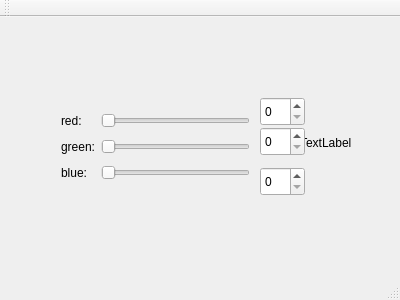
<?xml version="1.0" encoding="UTF-8"?>
<ui version="4.0">
 <class>MainWindow</class>
 <widget class="QMainWindow" name="MainWindow">
  <property name="geometry">
   <rect>
    <x>0</x>
    <y>0</y>
    <width>400</width>
    <height>300</height>
   </rect>
  </property>
  <property name="windowTitle">
   <string>MainWindow</string>
  </property>
  <widget class="QWidget" name="centralWidget">
   <widget class="QWidget" name="gridLayoutWidget">
    <property name="geometry">
     <rect>
      <x>50</x>
      <y>80</y>
      <width>211</width>
      <height>101</height>
     </rect>
    </property>
    <layout class="QGridLayout" name="gridLayout">
     <item row="1" column="1">
      <widget class="QSlider" name="horizontalSliderRed">
       <property name="orientation">
        <enum>Qt::Horizontal</enum>
       </property>
      </widget>
     </item>
     <item row="3" column="0">
      <widget class="QLabel" name="labelBlue">
       <property name="text">
        <string>blue:</string>
       </property>
      </widget>
     </item>
     <item row="1" column="0">
      <widget class="QLabel" name="labelRed">
       <property name="text">
        <string>red:</string>
       </property>
      </widget>
     </item>
     <item row="3" column="1">
      <widget class="QSlider" name="horizontalSliderBlue">
       <property name="orientation">
        <enum>Qt::Horizontal</enum>
       </property>
      </widget>
     </item>
     <item row="2" column="1">
      <widget class="QSlider" name="horizontalSliderGreen">
       <property name="orientation">
        <enum>Qt::Horizontal</enum>
       </property>
      </widget>
     </item>
     <item row="2" column="0">
      <widget class="QLabel" name="labelGreen">
       <property name="text">
        <string>green:</string>
       </property>
      </widget>
     </item>
    </layout>
   </widget>
   <widget class="QLabel" name="colorLabel">
    <property name="geometry">
     <rect>
      <x>300</x>
      <y>100</y>
      <width>62</width>
      <height>51</height>
     </rect>
    </property>
    <property name="text">
     <string>TextLabel</string>
    </property>
   </widget>
   <widget class="QSpinBox" name="spinBoxRed">
    <property name="geometry">
     <rect>
      <x>260</x>
      <y>80</y>
      <width>45</width>
      <height>29</height>
     </rect>
    </property>
   </widget>
   <widget class="QSpinBox" name="spinBoxGreen">
    <property name="geometry">
     <rect>
      <x>260</x>
      <y>110</y>
      <width>45</width>
      <height>29</height>
     </rect>
    </property>
   </widget>
   <widget class="QSpinBox" name="spinBoxBlue">
    <property name="geometry">
     <rect>
      <x>260</x>
      <y>150</y>
      <width>45</width>
      <height>29</height>
     </rect>
    </property>
   </widget>
  </widget>
  <widget class="QMenuBar" name="menuBar">
   <property name="geometry">
    <rect>
     <x>0</x>
     <y>0</y>
     <width>400</width>
     <height>25</height>
    </rect>
   </property>
  </widget>
  <widget class="QToolBar" name="mainToolBar">
   <attribute name="toolBarArea">
    <enum>TopToolBarArea</enum>
   </attribute>
   <attribute name="toolBarBreak">
    <bool>false</bool>
   </attribute>
  </widget>
  <widget class="QStatusBar" name="statusBar"/>
 </widget>
 <layoutdefault spacing="6" margin="11"/>
 <resources/>
 <connections>
  <connection>
   <sender>horizontalSliderRed</sender>
   <signal>valueChanged(int)</signal>
   <receiver>spinBoxRed</receiver>
   <slot>setValue(int)</slot>
   <hints>
    <hint type="sourcelabel">
     <x>248</x>
     <y>142</y>
    </hint>
    <hint type="destinationlabel">
     <x>282</x>
     <y>145</y>
    </hint>
   </hints>
  </connection>
  <connection>
   <sender>horizontalSliderGreen</sender>
   <signal>valueChanged(int)</signal>
   <receiver>spinBoxGreen</receiver>
   <slot>setValue(int)</slot>
   <hints>
    <hint type="sourcelabel">
     <x>208</x>
     <y>165</y>
    </hint>
    <hint type="destinationlabel">
     <x>280</x>
     <y>175</y>
    </hint>
   </hints>
  </connection>
  <connection>
   <sender>horizontalSliderBlue</sender>
   <signal>valueChanged(int)</signal>
   <receiver>spinBoxBlue</receiver>
   <slot>setValue(int)</slot>
   <hints>
    <hint type="sourcelabel">
     <x>210</x>
     <y>202</y>
    </hint>
    <hint type="destinationlabel">
     <x>278</x>
     <y>215</y>
    </hint>
   </hints>
  </connection>
  <connection>
   <sender>spinBoxRed</sender>
   <signal>valueChanged(int)</signal>
   <receiver>horizontalSliderRed</receiver>
   <slot>setValue(int)</slot>
   <hints>
    <hint type="sourcelabel">
     <x>277</x>
     <y>125</y>
    </hint>
    <hint type="destinationlabel">
     <x>164</x>
     <y>135</y>
    </hint>
   </hints>
  </connection>
  <connection>
   <sender>spinBoxGreen</sender>
   <signal>valueChanged(int)</signal>
   <receiver>horizontalSliderGreen</receiver>
   <slot>setValue(int)</slot>
   <hints>
    <hint type="sourcelabel">
     <x>280</x>
     <y>157</y>
    </hint>
    <hint type="destinationlabel">
     <x>174</x>
     <y>167</y>
    </hint>
   </hints>
  </connection>
  <connection>
   <sender>spinBoxBlue</sender>
   <signal>valueChanged(int)</signal>
   <receiver>horizontalSliderBlue</receiver>
   <slot>setValue(int)</slot>
   <hints>
    <hint type="sourcelabel">
     <x>276</x>
     <y>195</y>
    </hint>
    <hint type="destinationlabel">
     <x>234</x>
     <y>195</y>
    </hint>
   </hints>
  </connection>
 </connections>
</ui>
